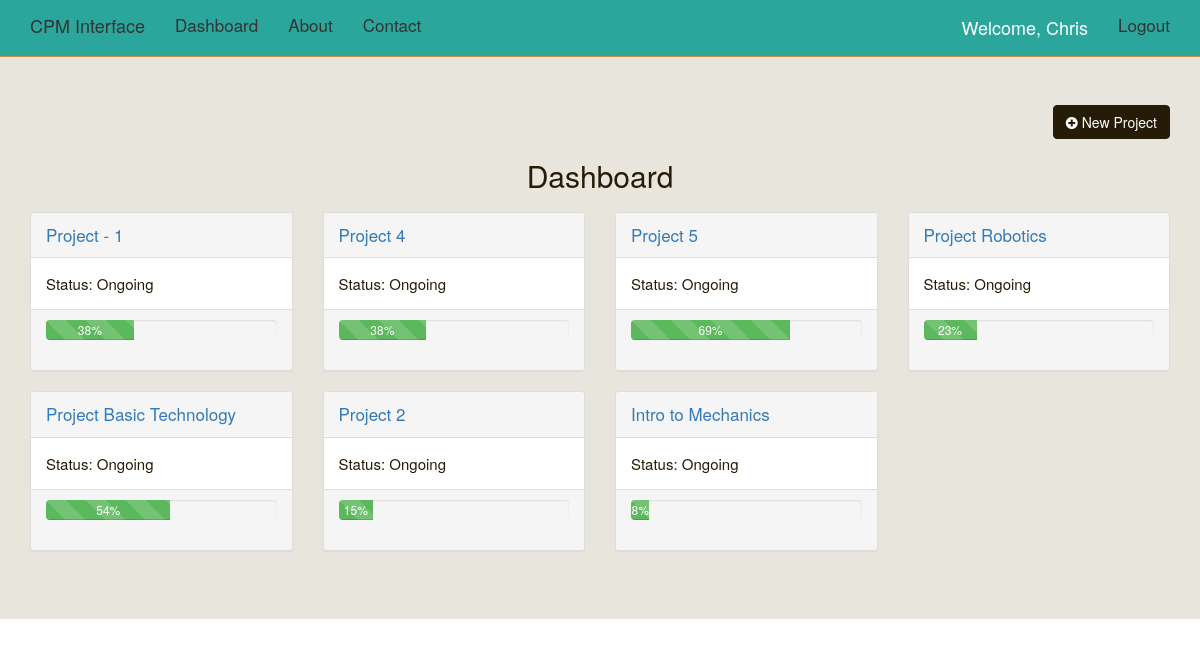
The app's page /profile/ (signed in) with its own data.
### cpm/models.py (models this page shows, shortened)
class Project(models.Model):
	name = models.CharField(max_length=50, blank=False, null=False, unique=True)
	status = models.CharField(max_length=15,blank = False,null=False)
	completion = models.IntegerField(blank=False, null=False,validators=[MaxValueValidator(100), MinValueValidator(1)])
	start_date = models.DateTimeField()
	end_date = models.DateTimeField()

### cpm/views.py (the view)
# urls.py: url(r'^profile/$', cpm.views.profile, name='profile'),
def profile(request):
    project_data = Project.objects.all()
    context={
            "form":project_data
        }
    return render(request, "profile.html",context)

### templates/profile.html (shortened to what this page needs)
{% extends "base.html" %}
{% load staticfiles %}
{% block jumbotron %}
<div class="jumbotron">
<div class="container">
<a type = "button "class="btn btn-default pull-right"href="{% url 'addproject' %}"> <i class= "fa fa-plus-circle"></i> New Project</a>
<div class="row">
<div class='col-sm-12'>
<h2 class="text-align-center">Dashboard</h2>	<div class='row'>
	{%for project in form %}
		<div class='col-md-3'>
		<div class="panel panel-default">
	    <div class="panel-heading"><a href="{% url 'projectoverview' name=project.name%}" >{{project.name}}</a></div>
	    <div class="panel-body" style='font-size:15px;'>Status: {{project.status}}</div>
	    <div class="panel-footer">
	  <div class="progress">
			  <div class="progress-bar progress-bar-success progress-bar-striped active" role="progressbar"
			  aria-valuenow="40" aria-valuemin="0" aria-valuemax="100" style="width:{{project.completion}}%">
			    {{project.completion}}%
			  </div>
		</div>
		</div>
  </div>
	</div>
	{% endfor %}
</div>
</div>
</div>
</div>
{% endblock %}

### templates/nav_bar.html (shortened to what this page needs)
{% load staticfiles %}
<nav class="navbar navbar-default navbar-static-top">
      <div class="container">
        <div class="navbar-header">
          <a class="navbar-brand" href="{% url 'home' %}">CPM Interface</a>
        </div>
        <div id="navbar" class="navbar-collapse collapse">
          <ul class="nav navbar-nav">
            {% if not request.user.is_authenticated %}
            <li><a href="{% url 'home' %}">Home</a></li>
            <li><a href="{% url 'about' %}">About</a></li>
            <li><a href="{% url 'contact' %}">Contact</a></li>
            {% else %}
            <li><a href="{% url 'profile' %}">Dashboard</a></li>
            <li><a href="{% url 'about' %}">About</a></li>
            <li><a href="{% url 'contact' %}">Contact</a></li>
            {% endif %}
          </ul>
          <ul class="nav navbar-nav navbar-right">
          {% if request.user.is_authenticated %}
            <p class="navbar-text">Welcome, {{request.user}}</p>
            <li><a href="{% url 'auth_logout'%}">Logout</a></li>
            {% else %}
            <li><a href="{% url 'registration_register'%}">Register</a></li>
            {% endif %}
          </ul>
        </div>
      </div>
    </nav>

### static_in_pro/our_static/css/navbar-static-top.css (style rules this page uses)
body { min-height: 2000px; }
.navbar-static-top { margin-bottom: 0px !important; background-color: rgba(22, 158, 148, 0.91); border-color: #b9944a; }
.navbar-default .navbar-brand { color:#333; }
.navbar-default .navbar-nav>li>a { color:#333; }

### static_in_pro/our_static/css/custom-css.css (style rules this page uses)
.text-align-center { text-align:center; }

### records on screen
Project: name "Project - 1", status "Ongoing", completion "38"
Project: name "Project 4", status "Ongoing", completion "38"
Project: name "Project 5", status "Ongoing", completion "69"
Project: name "Project Robotics", status "Ongoing", completion "23"
Project: name "Project Basic Technology", status "Ongoing", completion "54"
Project: name "Project 2", status "Ongoing", completion "15"
Project: name "Intro to Mechanics", status "Ongoing", completion "8"

### other values on screen
{{ request.user }} "Chris"
